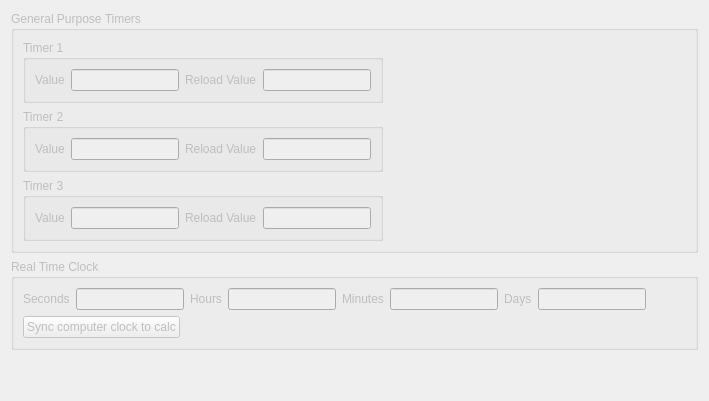
      <widget class="QWidget" name="tab_4">
       <attribute name="icon">
        <iconset resource="resources.qrc">
         <normaloff>:/icons/resources/icons/clock.png</normaloff>:/icons/resources/icons/clock.png</iconset>
       </attribute>
       <attribute name="title">
        <string>Timers</string>
       </attribute>
       <layout class="QGridLayout" name="gridLayout_23">
        <item row="1" column="0">
         <widget class="QGroupBox" name="groupGPT">
          <property name="enabled">
           <bool>false</bool>
          </property>
          <property name="title">
           <string>General Purpose Timers</string>
          </property>
          <layout class="QGridLayout" name="gridLayout_22">
           <item row="2" column="0">
            <widget class="QGroupBox" name="groupBox_15">
             <property name="title">
              <string>Timer 3</string>
             </property>
             <layout class="QGridLayout" name="gridLayout_25">
              <item row="0" column="3">
               <widget class="QLineEdit" name="timer3r">
                <property name="readOnly">
                 <bool>true</bool>
                </property>
               </widget>
              </item>
              <item row="0" column="1">
               <widget class="QLineEdit" name="timer3">
                <property name="readOnly">
                 <bool>true</bool>
                </property>
               </widget>
              </item>
              <item row="0" column="2">
               <widget class="QLabel" name="label_18">
                <property name="text">
                 <string>Reload Value</string>
                </property>
               </widget>
              </item>
              <item row="0" column="0">
               <widget class="QLabel" name="label_25">
                <property name="text">
                 <string>Value</string>
                </property>
               </widget>
              </item>
             </layout>
            </widget>
           </item>
           <item row="1" column="0">
            <widget class="QGroupBox" name="groupBox_14">
             <property name="title">
              <string>Timer 2</string>
             </property>
             <layout class="QGridLayout" name="gridLayout_24">
              <item row="0" column="3">
               <widget class="QLineEdit" name="timer2r">
                <property name="readOnly">
                 <bool>true</bool>
                </property>
               </widget>
              </item>
              <item row="0" column="1">
               <widget class="QLineEdit" name="timer2">
                <property name="readOnly">
                 <bool>true</bool>
                </property>
               </widget>
              </item>
              <item row="0" column="2">
               <widget class="QLabel" name="label_4">
                <property name="text">
                 <string>Reload Value</string>
                </property>
               </widget>
              </item>
              <item row="0" column="0">
               <widget class="QLabel" name="label_24">
                <property name="text">
                 <string>Value</string>
                </property>
               </widget>
              </item>
             </layout>
            </widget>
           </item>
           <item row="0" column="0">
            <widget class="QGroupBox" name="groupBox_16">
             <property name="title">
              <string>Timer 1</string>
             </property>
             <layout class="QGridLayout" name="gridLayout_26">
              <item row="0" column="2">
               <widget class="QLabel" name="label_19">
                <property name="text">
                 <string>Reload Value</string>
                </property>
               </widget>
              </item>
              <item row="0" column="3">
               <widget class="QLineEdit" name="timer1r">
                <property name="readOnly">
                 <bool>true</bool>
                </property>
               </widget>
              </item>
              <item row="0" column="1">
               <widget class="QLineEdit" name="timer1">
                <property name="readOnly">
                 <bool>true</bool>
                </property>
               </widget>
              </item>
              <item row="0" column="0">
               <widget class="QLabel" name="label_23">
                <property name="text">
                 <string>Value</string>
                </property>
               </widget>
              </item>
             </layout>
            </widget>
           </item>
           <item row="1" column="1">
            <spacer name="horizontalSpacer_27">
             <property name="orientation">
              <enum>Qt::Horizontal</enum>
             </property>
             <property name="sizeHint" stdset="0">
              <size>
               <width>40</width>
               <height>20</height>
              </size>
             </property>
            </spacer>
           </item>
          </layout>
         </widget>
        </item>
        <item row="4" column="0">
         <spacer name="verticalSpacer_4">
          <property name="orientation">
           <enum>Qt::Vertical</enum>
          </property>
          <property name="sizeHint" stdset="0">
           <size>
            <width>20</width>
            <height>40</height>
           </size>
          </property>
         </spacer>
        </item>
        <item row="3" column="0">
         <widget class="QGroupBox" name="groupRTC">
          <property name="enabled">
           <bool>false</bool>
          </property>
          <property name="title">
           <string>Real Time Clock</string>
          </property>
          <layout class="QGridLayout" name="gridLayout_27">
           <item row="0" column="1">
            <layout class="QVBoxLayout" name="verticalLayout_23">
             <item>
              <layout class="QGridLayout" name="gridLayout_28">
               <item row="0" column="11">
                <spacer name="horizontalSpacer_29">
                 <property name="orientation">
                  <enum>Qt::Horizontal</enum>
                 </property>
                 <property name="sizeHint" stdset="0">
                  <size>
                   <width>40</width>
                   <height>20</height>
                  </size>
                 </property>
                </spacer>
               </item>
               <item row="0" column="7">
                <widget class="QLineEdit" name="days">
                 <property name="readOnly">
                  <bool>true</bool>
                 </property>
                </widget>
               </item>
               <item row="0" column="5">
                <widget class="QLineEdit" name="hours">
                 <property name="readOnly">
                  <bool>true</bool>
                 </property>
                </widget>
               </item>
               <item row="0" column="3">
                <widget class="QLineEdit" name="minutes">
                 <property name="readOnly">
                  <bool>true</bool>
                 </property>
                </widget>
               </item>
               <item row="0" column="1">
                <widget class="QLineEdit" name="seconds">
                 <property name="readOnly">
                  <bool>true</bool>
                 </property>
                </widget>
               </item>
               <item row="0" column="4">
                <widget class="QLabel" name="label_20">
                 <property name="text">
                  <string>Minutes</string>
                 </property>
                </widget>
               </item>
               <item row="0" column="0">
                <widget class="QLabel" name="label_3">
                 <property name="text">
                  <string>Seconds</string>
                 </property>
                </widget>
               </item>
               <item row="0" column="2">
                <widget class="QLabel" name="label_21">
                 <property name="text">
                  <string>Hours</string>
                 </property>
                </widget>
               </item>
               <item row="0" column="6">
                <widget class="QLabel" name="label_22">
                 <property name="text">
                  <string>Days</string>
                 </property>
                </widget>
               </item>
              </layout>
             </item>
             <item>
              <layout class="QGridLayout" name="gridLayout_29">
               <item row="0" column="0">
                <widget class="QPushButton" name="syncClockButton">
                 <property name="text">
                  <string>Sync computer clock to calc</string>
                 </property>
                </widget>
               </item>
               <item row="0" column="1">
                <spacer name="horizontalSpacer_26">
                 <property name="orientation">
                  <enum>Qt::Horizontal</enum>
                 </property>
                 <property name="sizeHint" stdset="0">
                  <size>
                   <width>40</width>
                   <height>20</height>
                  </size>
                 </property>
                </spacer>
               </item>
              </layout>
             </item>
            </layout>
           </item>
          </layout>
         </widget>
        </item>
       </layout>
      </widget>
